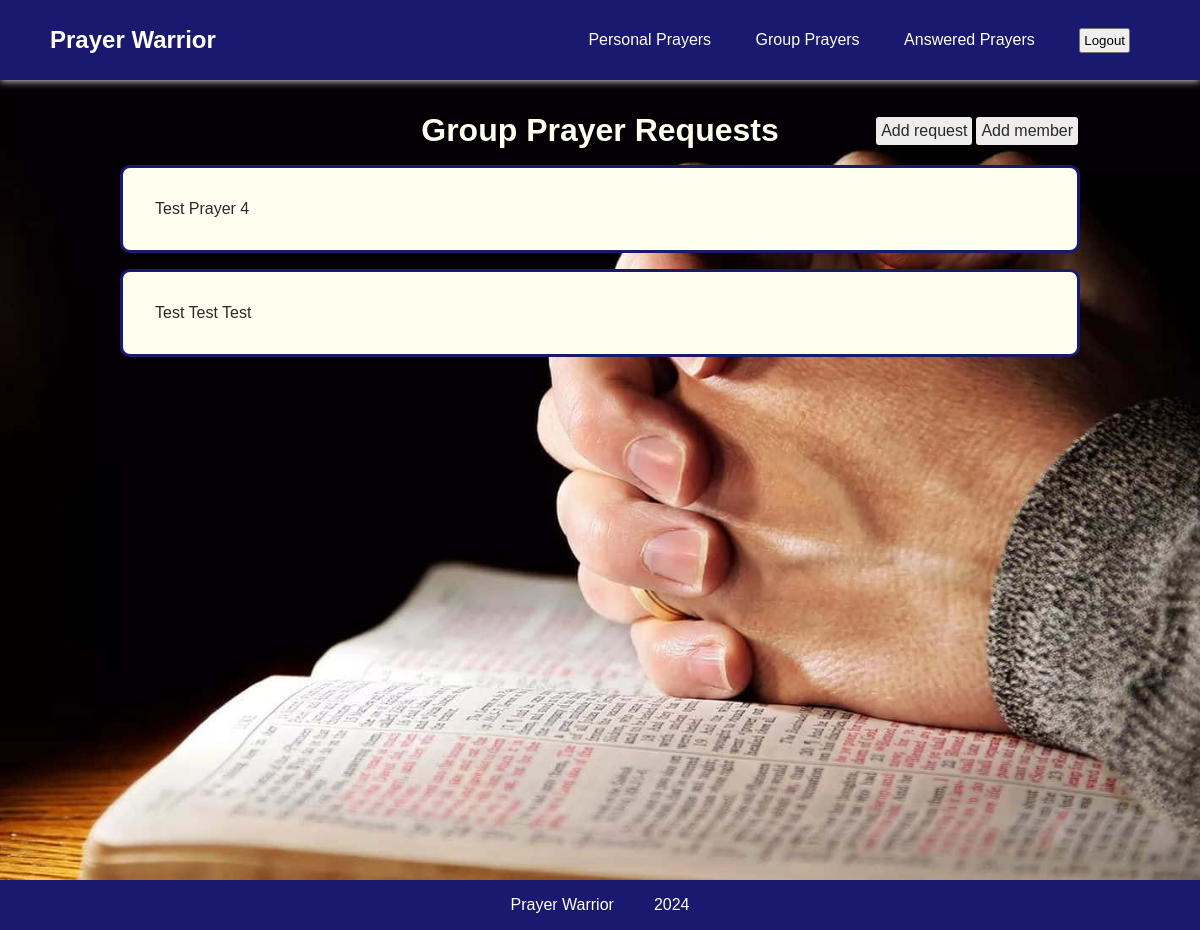
The app's page /app/group-prayers/6/ (signed in), older data.
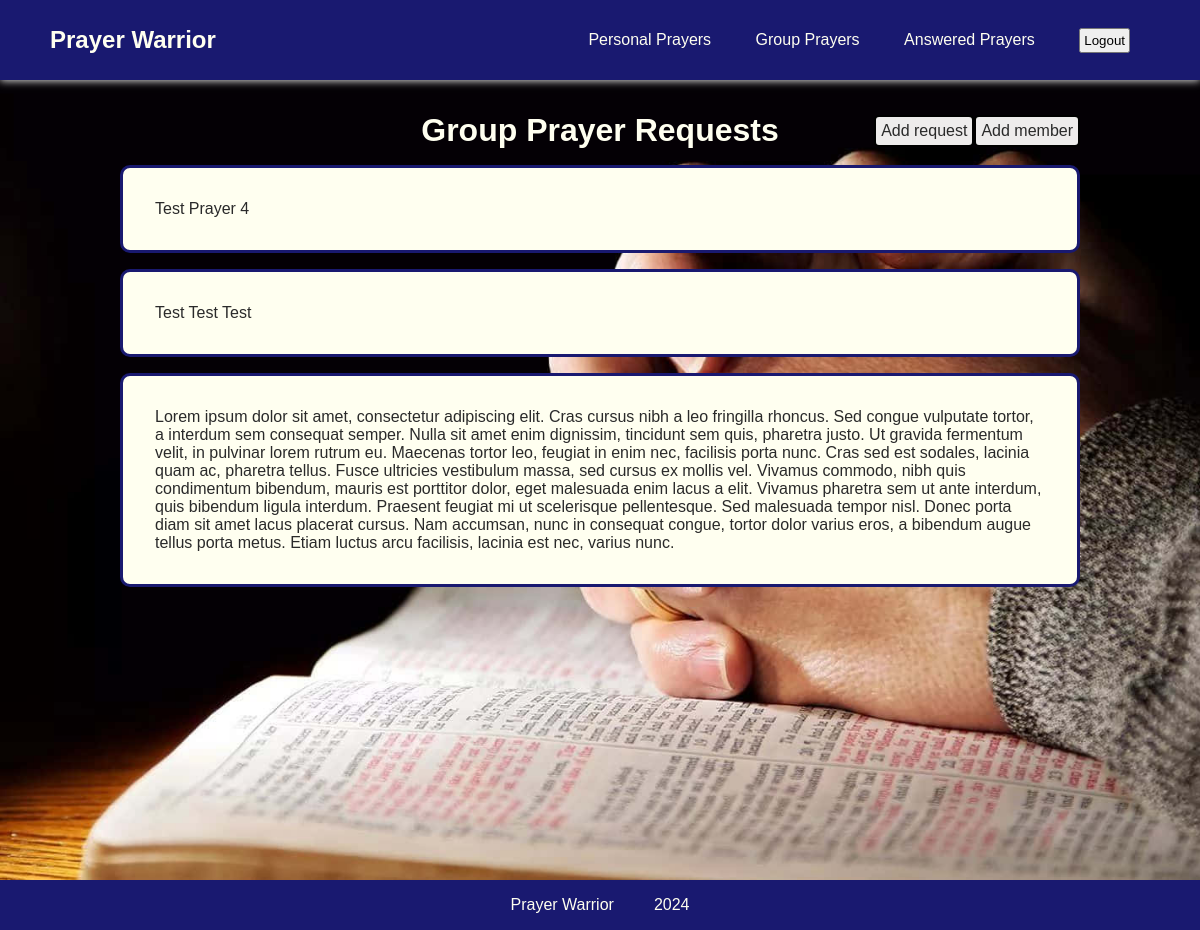
The same page, newer data.
### app/models.py (models this page shows, shortened)
class PrayerRequest(models.Model):
    datetime = models.DateTimeField(auto_now_add=True)
    user = models.ForeignKey(User, on_delete=models.CASCADE)
    content = models.TextField()
    answered = models.BooleanField(default=False)

### app/views.py (the view)
# urls.py: path("group-prayers/<pk>/", views.GroupDetailView.as_view(), name="group-detail"),
class GroupDetailView(LoginRequiredMixin, UserPassesTestMixin, generic.DetailView):
    model = Group
    login_url = reverse_lazy("login")
    template_name = "app/group-detail.html"
    def test_func(self):
        group_id = self.kwargs["pk"]
        return self.request.user.groups.filter(id=group_id).exists()
    def get_context_data(self, **kwargs):
        group_id = self.kwargs["pk"]
        context = super().get_context_data(**kwargs)
        prayer_keys = GroupPrayerManager.objects.filter(group=group_id)
        context["prayer_list"] = []
        for prayer_key in prayer_keys:
            context["prayer_list"].append(prayer_key.prayer_request)
        return context

### app/templates/app/group-detail.html
{% extends "app/navbar.html" %}
{% load static %}
{% block page-style %} <link rel="stylesheet" href="{% static 'app/group-detail.css' %}">{% endblock %}
{% block content %}
    <div class="page-container">
        <div class="header">
            <h1>Group Prayer Requests</h1>
            <div class="buttons">
                <a href="{% url 'app:prayer-request' %}" class="add-button">Add request</a>
                <a href="{% url 'app:add-member' group.id %}" class="add-button">Add member</a>
            </div>
        </div>
        {% if prayer_list %}
        <ul class="flex-container">
        {% for prayer in prayer_list %}
            <li class="prayer-request">{{ prayer.content }}</li>
        {% endfor %}
        </ul>
        {% else %}
            No prayer requests
        {% endif %}
    </div>
{% endblock %}

Row changes from the older to the newer data that the page shows:
added PrayerRequest: content "Lorem ipsum dolor sit amet, consectetur adipiscing elit. Cras cursus nibh a leo fringilla rhoncus. Sed congue vulputate tortor, a interdum sem consequat semper. Nulla sit amet enim dignissim, tincidunt sem quis, pharetra justo. Ut gravida fermentum velit, in pulvinar lorem rutrum eu. Maecenas tortor leo, feugiat in enim nec, facilisis porta nunc. Cras sed est sodales, lacinia quam ac, pharetra tellus. Fusce ultricies vestibulum massa, sed cursus ex mollis vel. Vivamus commodo, nibh quis condimentum bibendum, mauris est porttitor dolor, eget malesuada enim lacus a elit. Vivamus pharetra sem ut ante interdum, quis bibendum ligula interdum. Praesent feugiat mi ut scelerisque pellentesque. Sed…"
